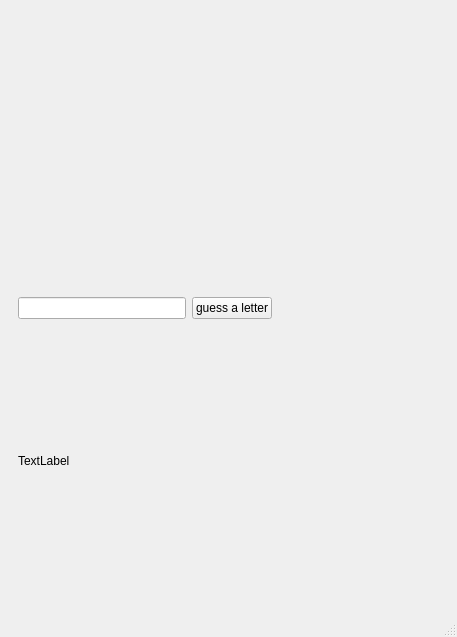
<?xml version="1.0" encoding="UTF-8"?>
<ui version="4.0">
 <class>MainWindow</class>
 <widget class="QMainWindow" name="MainWindow">
  <property name="geometry">
   <rect>
    <x>0</x>
    <y>0</y>
    <width>457</width>
    <height>637</height>
   </rect>
  </property>
  <property name="windowTitle">
   <string>MainWindow</string>
  </property>
  <widget class="QWidget" name="centralwidget">
   <layout class="QGridLayout" name="gridLayout">
    <item row="0" column="0">
     <widget class="QStackedWidget" name="stackedWidget">
      <property name="currentIndex">
       <number>1</number>
      </property>
      <widget class="QWidget" name="page">
       <layout class="QVBoxLayout" name="verticalLayout_2">
        <item>
         <layout class="QVBoxLayout" name="verticalLayout">
          <item>
           <widget class="QLabel" name="label_title">
            <property name="text">
             <string>HANGMAN</string>
            </property>
           </widget>
          </item>
          <item>
           <spacer name="verticalSpacer_2">
            <property name="orientation">
             <enum>Qt::Vertical</enum>
            </property>
            <property name="sizeHint" stdset="0">
             <size>
              <width>17</width>
              <height>78</height>
             </size>
            </property>
           </spacer>
          </item>
          <item>
           <layout class="QHBoxLayout" name="horizontalLayout">
            <item>
             <widget class="QPushButton" name="pushButton_chooseFile">
              <property name="text">
               <string>Choose file</string>
              </property>
             </widget>
            </item>
            <item>
             <widget class="QLabel" name="label_fileName">
              <property name="text">
               <string>test</string>
              </property>
             </widget>
            </item>
           </layout>
          </item>
          <item>
           <widget class="QPushButton" name="pushButton_Start">
            <property name="text">
             <string>Start game</string>
            </property>
           </widget>
          </item>
          <item>
           <widget class="QLabel" name="label_errorWrongFile">
            <property name="text">
             <string>test2</string>
            </property>
           </widget>
          </item>
          <item>
           <spacer name="verticalSpacer">
            <property name="orientation">
             <enum>Qt::Vertical</enum>
            </property>
            <property name="sizeHint" stdset="0">
             <size>
              <width>17</width>
              <height>38</height>
             </size>
            </property>
           </spacer>
          </item>
         </layout>
        </item>
       </layout>
      </widget>
      <widget class="QWidget" name="page_2">
       <layout class="QVBoxLayout" name="verticalLayout_3">
        <item>
         <layout class="QHBoxLayout" name="horizontalLayout_3">
          <item>
           <widget class="QWidget" name="widget_labels" native="true"/>
          </item>
          <item>
           <spacer name="horizontalSpacer">
            <property name="orientation">
             <enum>Qt::Horizontal</enum>
            </property>
            <property name="sizeHint" stdset="0">
             <size>
              <width>138</width>
              <height>20</height>
             </size>
            </property>
           </spacer>
          </item>
         </layout>
        </item>
        <item>
         <layout class="QHBoxLayout" name="horizontalLayout_2">
          <item>
           <widget class="QLineEdit" name="lineEdit_guess">
            <property name="maxLength">
             <number>1</number>
            </property>
           </widget>
          </item>
          <item>
           <widget class="QPushButton" name="pushButton_guess">
            <property name="text">
             <string>guess a letter</string>
            </property>
           </widget>
          </item>
          <item>
           <spacer name="horizontalSpacer_2">
            <property name="orientation">
             <enum>Qt::Horizontal</enum>
            </property>
            <property name="sizeHint" stdset="0">
             <size>
              <width>40</width>
              <height>20</height>
             </size>
            </property>
           </spacer>
          </item>
         </layout>
        </item>
        <item>
         <widget class="QLabel" name="label_errorGuessTwice">
          <property name="text">
           <string>TextLabel</string>
          </property>
         </widget>
        </item>
       </layout>
      </widget>
     </widget>
    </item>
   </layout>
  </widget>
  <widget class="QMenuBar" name="menubar">
   <property name="geometry">
    <rect>
     <x>0</x>
     <y>0</y>
     <width>457</width>
     <height>34</height>
    </rect>
   </property>
  </widget>
  <widget class="QStatusBar" name="statusbar"/>
 </widget>
 <resources/>
 <connections/>
</ui>
